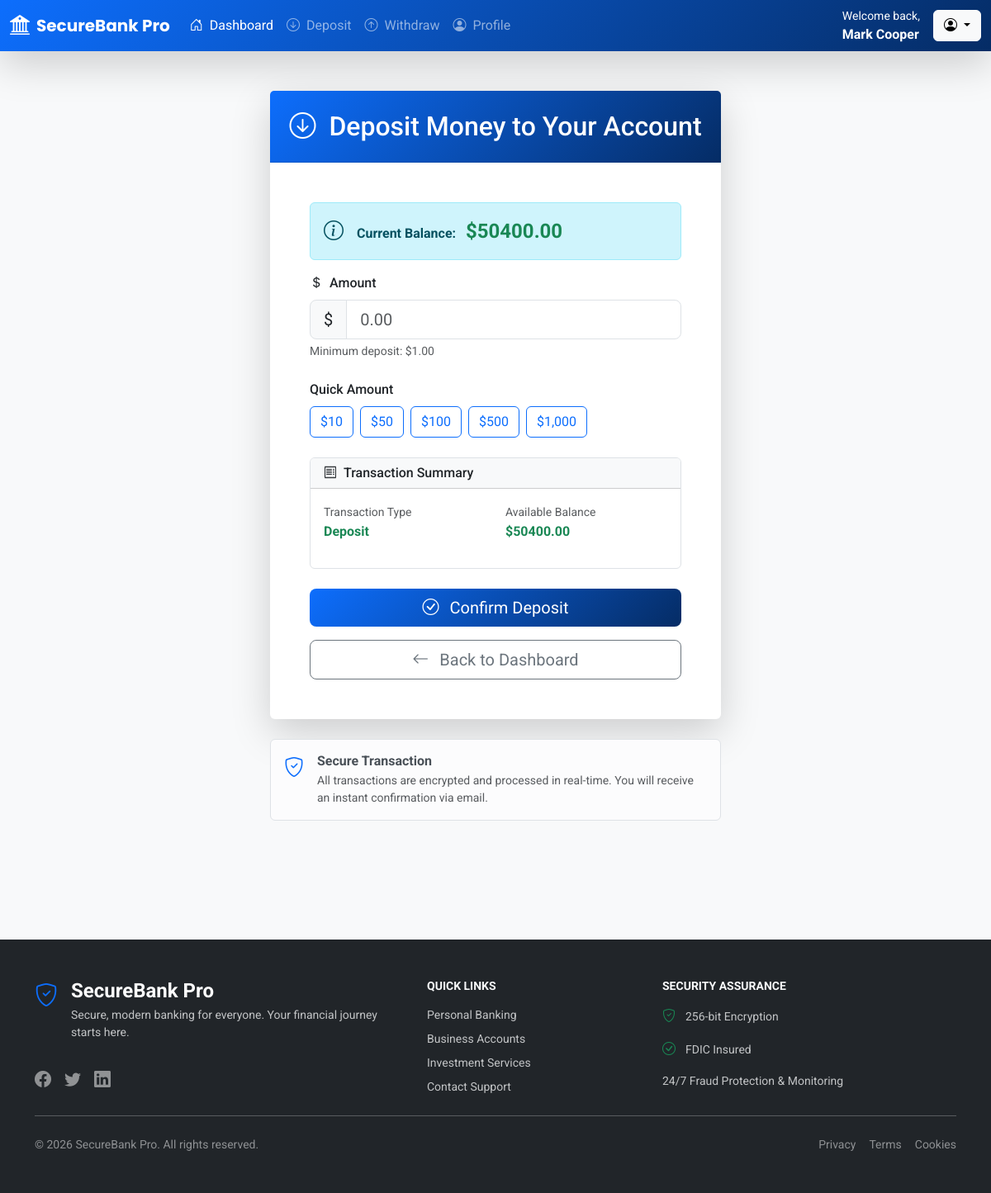
The app's page /transactions/deposit/ (signed in) with its own data.
### accounts/models.py (models this page shows, shortened)
class User(AbstractUser):
    username = None
    email = models.EmailField(unique=True, null=False, blank=False)
    objects = UserManager()
    USERNAME_FIELD = 'email'
    REQUIRED_FIELDS = []

class UserBankAccount(models.Model):
    user = models.OneToOneField(
        User,
        related_name='account',
        on_delete=models.CASCADE,
    )
    account_type = models.ForeignKey(
        BankAccountType,
        related_name='accounts',
        on_delete=models.CASCADE
    )
    account_no = models.PositiveIntegerField(unique=True, editable=False)
    gender = models.CharField(max_length=1, choices=GENDER_CHOICE)
    birth_date = models.DateField(null=True, blank=True)
    balance = models.DecimalField(
        default=0,
        max_digits=12,
        decimal_places=2
    )
    interest_start_date = models.DateField(
        null=True, blank=True,
        help_text=(
            'The month number that interest calculation will start from'
        )
    )
    initial_deposit_date = models.DateField(null=True, blank=True)

### transactions/views.py (the view, shortened to what this page needs)
# urls.py: path("deposit/", DepositMoneyView.as_view(), name="deposit_money"),
class DepositMoneyView(TransactionCreateMixin):
    form_class = DepositForm
    title = 'Deposit Money to Your Account'
    def get_initial(self):
        initial = {'transaction_type': DEPOSIT}
        return initial

### templates/transactions/transaction_form.html (shortened to what this page needs)
{% extends 'core/base.html' %}
{% block content %}
<div class="container py-5">
    <div class="row justify-content-center">
        <div class="col-lg-6">
            <div class="card border-0 shadow-lg card-hover">
                <div class="card-header bank-gradient text-white py-4">
                    <h2 class="mb-0 text-center">
                        {% if 'deposit' in request.path %}
                        <i class="bi bi-arrow-down-circle me-2"></i>
                        {% elif 'withdraw' in request.path %}
                        <i class="bi bi-arrow-up-circle me-2"></i>
                        {% endif %}
                        {{ title }}
                    </h2>
                </div>
                <div class="card-body p-5">
                    {% if account %}
                    <div class="alert alert-info">
                        <div class="d-flex align-items-center">
                            <i class="bi bi-info-circle fs-4 me-3"></i>
                            <div>
                                <strong>Current Balance:</strong>
                                <span class="fs-4 fw-bold text-success ms-2">${{ account.balance|floatformat:2 }}</span>
                            </div>
                        </div>
                    </div>
                    {% endif %}
                    <form method="post" class="needs-validation" novalidate>
                        <div class="mb-4">
                            <label class="form-label fw-medium">
                                <i class="bi bi-currency-dollar me-1"></i> Amount
                            </label>
                            <div class="input-group input-group-lg">
                                <span class="input-group-text">$</span>
                                <input type="number"
                                       name="amount"
                                       id="amount"
                                       class="form-control form-control-lg"
                                       placeholder="0.00"
                                       step="0.01"
                                       min="0.01"
                                       required>
                            </div>
                            <div class="form-text">
                                {% if 'deposit' in request.path %}
                                Minimum deposit: $1.00
                                {% elif 'withdraw' in request.path %}
                                Minimum withdrawal: $1.00
                                {% endif %}
                            </div>
                        </div>
                        <div class="mb-4">
                            <label class="form-label fw-medium">Quick Amount</label>
                            <div class="d-flex flex-wrap gap-2">
                                <button type="button" class="btn btn-outline-primary quick-amount" data-amount="10">$10</button>
                                <button type="button" class="btn btn-outline-primary quick-amount" data-amount="50">$50</button>
                                <button type="button" class="btn btn-outline-primary quick-amount" data-amount="100">$100</button>
                                <button type="button" class="btn btn-outline-primary quick-amount" data-amount="500">$500</button>
                                <button type="button" class="btn btn-outline-primary quick-amount" data-amount="1000">$1,000</button>
                            </div>
                        </div>
                        <div class="card border mb-4">
                            <div class="card-header bg-light">
                                <h6 class="mb-0"><i class="bi bi-receipt me-2"></i>Transaction Summary</h6>
                            </div>
                            <div class="card-body">
                                <div class="row">
                                    <div class="col-6">
                                        <small class="text-muted">Transaction Type</small>
                                        <p class="fw-bold">
                                            {% if 'deposit' in request.path %}
                                            <span class="text-success">Deposit</span>
                                            {% elif 'withdraw' in request.path %}
                                            <span class="text-danger">Withdrawal</span>
                                            {% endif %}
                                        </p>
                                    </div>
                                    <div class="col-6">
                                        <small class="text-muted">Available Balance</small>
                                        <p class="fw-bold text-success">${{ account.balance|floatformat:2 }}</p>
                                    </div>
                                </div>
                            </div>
                        </div>
                        <div class="d-grid gap-3">
                            <button type="submit" class="btn btn-primary btn-lg">
                                {% if 'deposit' in request.path %}
                                <i class="bi bi-check-circle me-2"></i> Confirm Deposit
                                {% elif 'withdraw' in request.path %}
                                <i class="bi bi-check-circle me-2"></i> Confirm Withdrawal
                                {% endif %}
                            </button>
                            <a href="{% url 'transactions:transaction_report' %}" class="btn btn-outline-secondary btn-lg">
                                <i class="bi bi-arrow-left me-2"></i> Back to Dashboard
                            </a>
                        </div>
                    </form>
                </div>
            </div>
            <div class="alert alert-light border mt-4">
                <div class="d-flex">
                    <i class="bi bi-shield-check text-primary fs-4 me-3"></i>
                    <div>
                        <h6 class="fw-bold mb-1">Secure Transaction</h6>
                        <p class="small text-muted mb-0">
                            All transactions are encrypted and processed in real-time.
                            You will receive an instant confirmation via email.
                        </p>
                    </div>
                </div>
            </div>
        </div>
    </div>
</div>
{% endblock %}

### templates/core/base.html (shortened to what this page needs)
{% load static %}
<!DOCTYPE html>
<html lang="en">
    <head>
        <link rel="stylesheet" type="text/css" href="https://cdn.jsdelivr.net/npm/daterangepicker/daterangepicker.css" />
        <link href="https://cdn.jsdelivr.net/npm/bootstrap@5.3.0-alpha1/dist/css/bootstrap.min.css" rel="stylesheet">
        <link rel="stylesheet" href="https://cdn.jsdelivr.net/npm/bootstrap-icons@1.8.1/font/bootstrap-icons.css">
    </head>
    <body>
        {% block body %}
            {% include 'core/navbar.html' %}
            <div class="main-content">
                <div class="container-fluid">
                    {% block content %}{% endblock %}
                </div>
            </div>
            {% include 'core/footer.html' %}
        {% endblock %}
    </body>
</html>

### templates/core/navbar.html (shortened to what this page needs)
<nav class="navbar navbar-expand-lg navbar-dark bank-gradient shadow-lg">
    <div class="container-fluid">
        <a class="navbar-brand d-flex align-items-center" href="{% url 'transactions:transaction_report' %}">
            <i class="bi bi-bank2 me-2 fs-4"></i>
            <span class="fw-bold">SecureBank Pro</span>
        </a>
        <div class="collapse navbar-collapse" id="navbarMain">
            {% if request.user.is_authenticated %}
            <ul class="navbar-nav me-auto mb-2 mb-lg-0">
                <li class="nav-item">
                    <a class="nav-link active" href="{% url 'transactions:transaction_report' %}">
                        <i class="bi bi-house-door me-1"></i> Dashboard
                    </a>
                </li>
                <li class="nav-item">
                    <a class="nav-link" href="{% url 'transactions:deposit_money' %}">
                        <i class="bi bi-arrow-down-circle me-1"></i> Deposit
                    </a>
                </li>
                <li class="nav-item">
                    <a class="nav-link" href="{% url 'transactions:withdraw_money' %}">
                        <i class="bi bi-arrow-up-circle me-1"></i> Withdraw
                    </a>
                </li>
                <li class="nav-item">
                    <a class="nav-link" href="{% url 'accounts:profile' %}">
                        <i class="bi bi-person-circle me-1"></i> Profile
                    </a>
                </li>
            </ul>
            <div class="d-flex align-items-center">
                <div class="text-white me-3">
                    <small class="d-block">Welcome back,</small>
                    <strong>{{ request.user.first_name }} {{ request.user.last_name }}</strong>
                </div>
                <div class="dropdown">
                    <button class="btn btn-light dropdown-toggle" type="button" data-bs-toggle="dropdown">
                        <i class="bi bi-person-circle"></i>
                    </button>
                </div>
            </div>
            {% endif %}
        </div>
    </div>
</nav>

### templates/core/footer.html (shortened to what this page needs)
<footer class="footer mt-auto bg-dark text-white">
    <div class="py-5">
        <div class="container">
            <div class="row g-4">
                <div class="col-lg-5 mb-4 mb-lg-0">
                    <div class="d-flex align-items-start mb-3">
                        <i class="bi bi-shield-check fs-3 text-primary me-3"></i>
                        <div>
                            <h4 class="fw-bold mb-1">SecureBank Pro</h4>
                            <p class="text-light opacity-75 small mb-3">
                                Secure, modern banking for everyone. Your financial journey starts here.
                            </p>
                        </div>
                    </div>
                    <div class="d-flex gap-3">
                        <a href="#" class="text-white opacity-50 hover-opacity-100">
                            <i class="bi bi-facebook fs-5"></i>
                        </a>
                        <a href="#" class="text-white opacity-50 hover-opacity-100">
                            <i class="bi bi-twitter fs-5"></i>
                        </a>
                        <a href="#" class="text-white opacity-50 hover-opacity-100">
                            <i class="bi bi-linkedin fs-5"></i>
                        </a>
                    </div>
                </div>
                <div class="col-lg-3 col-md-6 mb-4 mb-md-0">
                    <h6 class="text-uppercase small fw-bold mb-3 text-light">Quick Links</h6>
                    <div class="d-flex flex-column gap-2">
                        <a href="#" class="text-light opacity-75 hover-opacity-100 text-decoration-none small">
                            Personal Banking
                        </a>
                        <a href="#" class="text-light opacity-75 hover-opacity-100 text-decoration-none small">
                            Business Accounts
                        </a>
                        <a href="#" class="text-light opacity-75 hover-opacity-100 text-decoration-none small">
                            Investment Services
                        </a>
                        <a href="#" class="text-light opacity-75 hover-opacity-100 text-decoration-none small">
                            Contact Support
                        </a>
                    </div>
                </div>
                <div class="col-lg-4 col-md-6">
                    <h6 class="text-uppercase small fw-bold mb-3 text-light">Security Assurance</h6>
                    <div class="mb-3">
                        <i class="bi bi-shield-check text-success me-2"></i>
                        <span class="small text-light opacity-75">256-bit Encryption</span>
                    </div>
                    <div class="mb-3">
                        <i class="bi bi-check-circle text-success me-2"></i>
                        <span class="small text-light opacity-75">FDIC Insured</span>
                    </div>
                    <div class="small text-light opacity-75">
                        24/7 Fraud Protection & Monitoring
                    </div>
                </div>
            </div>
            <hr class="my-4 opacity-10">
            <div class="d-flex flex-column flex-md-row justify-content-between align-items-center">
                <p class="small text-light opacity-50 mb-2 mb-md-0">
                    © {% now "Y" %} SecureBank Pro. All rights reserved.
                </p>
                <div class="d-flex gap-3">
                    <a href="#" class="small text-light opacity-50 hover-opacity-100 text-decoration-none">
                        Privacy
                    </a>
                    <a href="#" class="small text-light opacity-50 hover-opacity-100 text-decoration-none">
                        Terms
                    </a>
                    <a href="#" class="small text-light opacity-50 hover-opacity-100 text-decoration-none">
                        Cookies
                    </a>
                </div>
            </div>
        </div>
    </div>
</footer>

### records on screen
User: user.first_name "Mark", user.last_name "Cooper"
UserBankAccount: balance "50400.00"

### other values on screen
{{ title }} "Deposit Money to Your Account"
